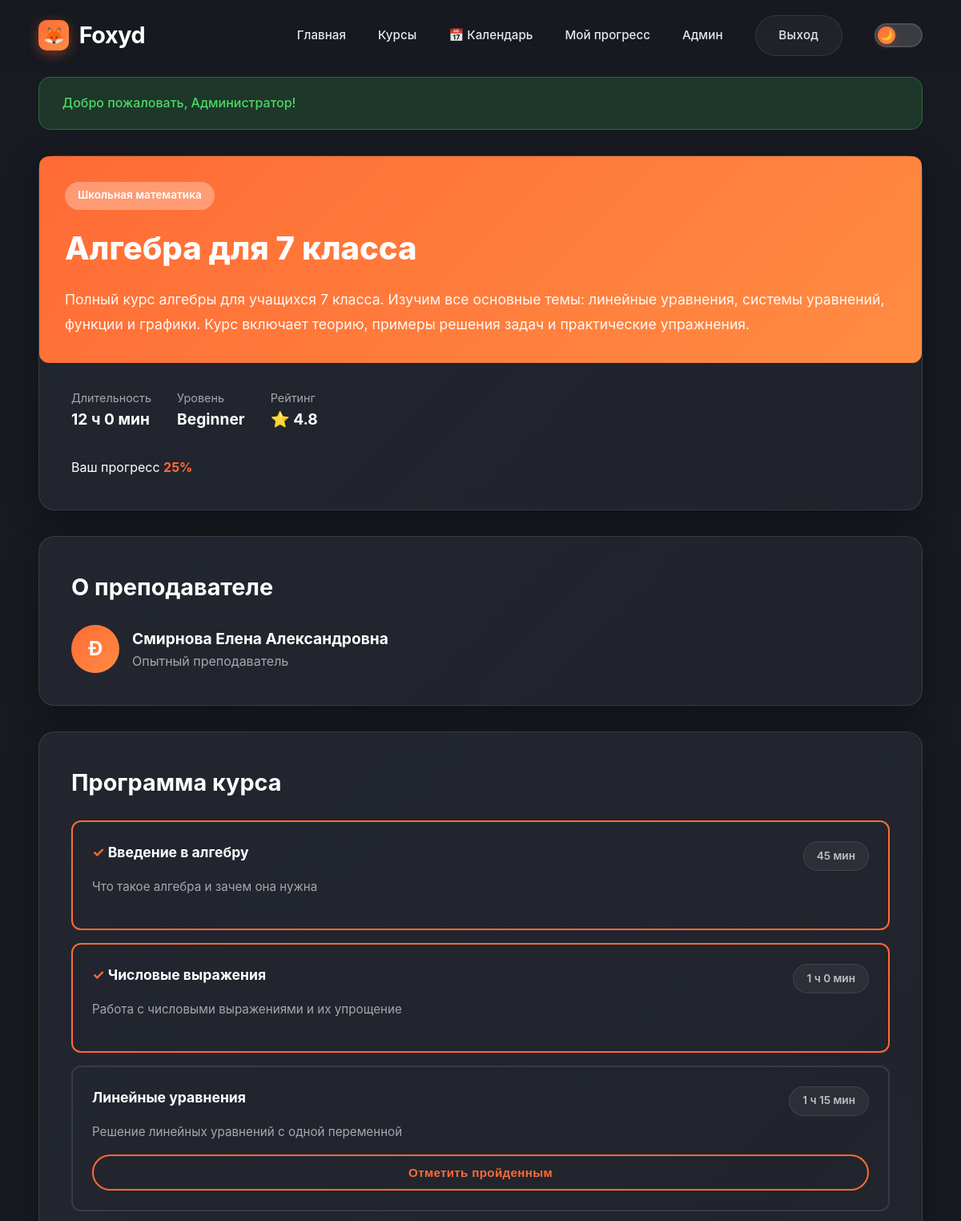
Page /course?id=1 (signed in, upper part) on the earlier database version.
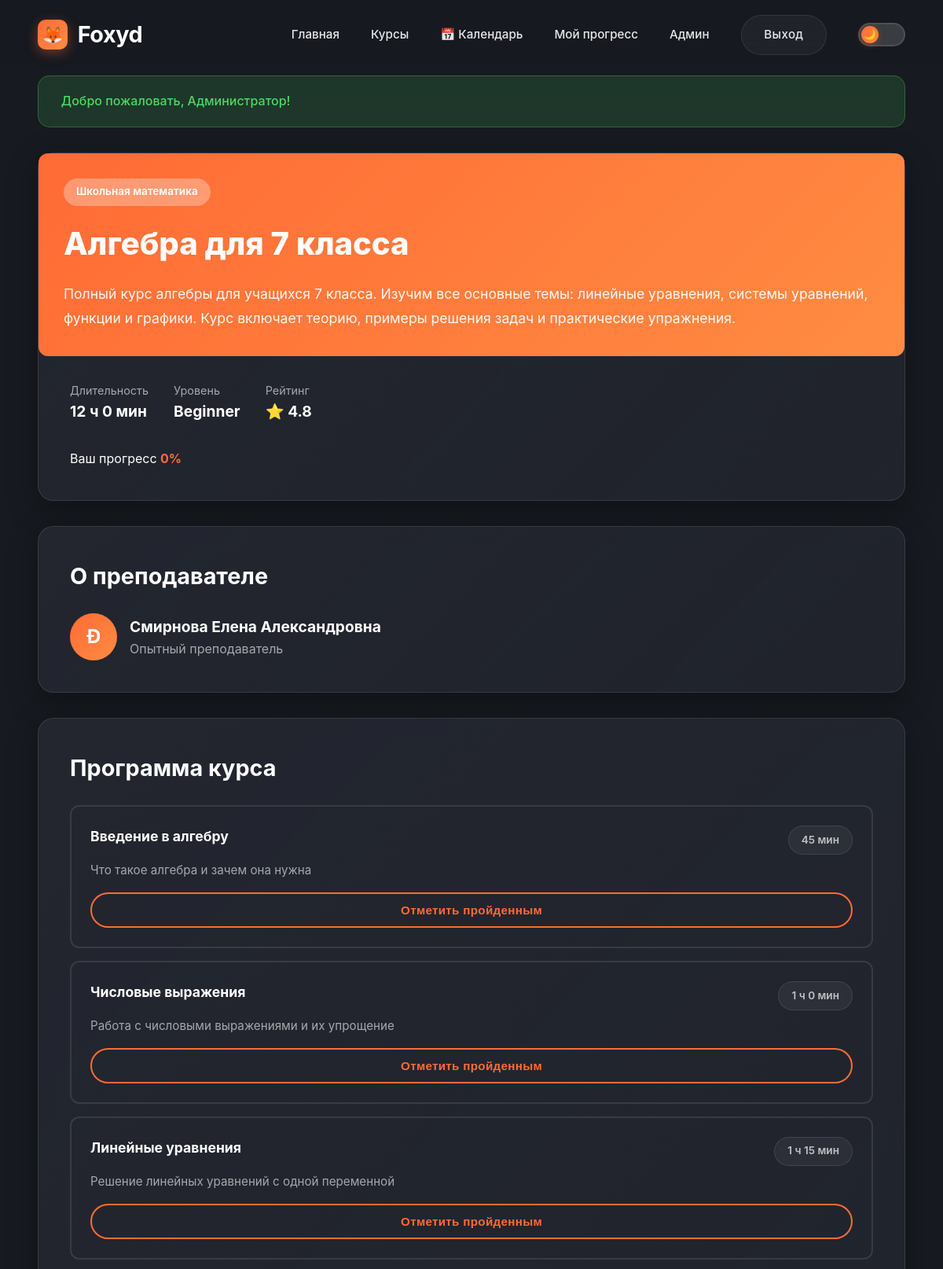
Same page on the later database version.
### tables this page shows
CREATE TABLE lessons (
                id INTEGER PRIMARY KEY AUTOINCREMENT,
                course_id INTEGER NOT NULL,
                title TEXT NOT NULL,
                content TEXT,
                video_url TEXT,
                order_num INTEGER DEFAULT 0,
                duration INTEGER DEFAULT 0,
                created_at DATETIME DEFAULT CURRENT_TIMESTAMP,
                FOREIGN KEY (course_id) REFERENCES courses(id)
            );

### includes/functions.php (called while the page is built, shortened)
<?php
function isLoggedIn() {
    return isset($_SESSION['user_id']);
}
function getCurrentUserId() {
    return $_SESSION['user_id'] ?? null;
}
function e($string) {
    return htmlspecialchars((string)$string, ENT_QUOTES, 'UTF-8');
}
function formatDuration($minutes) {
    $hours = floor($minutes / 60);
    $mins = $minutes % 60;
    if ($hours > 0) {
        return $hours . ' ч ' . $mins . ' мин';
    }
    return $mins . ' мин';
}
function getCourseById($id) {
    global $conn;
    $stmt = $conn->prepare("
        SELECT c.*, u.name as instructor_name
        FROM courses c
        LEFT JOIN users u ON c.instructor_id = u.id
        WHERE c.id = ?
    ");
    $stmt->execute([$id]);
    return $stmt->fetch(PDO::FETCH_ASSOC);
}
function getCourseLessons($courseId) {
    global $conn;
    $stmt = $conn->prepare("
        SELECT * FROM lessons
        WHERE course_id = ?
        ORDER BY order_num ASC
    ");
    $stmt->execute([$courseId]);
    return $stmt->fetchAll(PDO::FETCH_ASSOC);
}
function getCourseProgress($userId, $courseId) {
    global $conn;
    $stmt = $conn->prepare("SELECT COUNT(*) FROM lessons WHERE course_id = ?");
    $stmt->execute([$courseId]);
    $totalLessons = $stmt->fetchColumn();
    $stmt = $conn->prepare("
        SELECT COUNT(*) FROM progress
        WHERE user_id = ? AND course_id = ? AND completed = 1
    ");
    $stmt->execute([$userId, $courseId]);
    $completedLessons = $stmt->fetchColumn();
    return round(($completedLessons / $totalLessons) * 100);
}
function isLessonCompleted($userId, $lessonId) {
    global $conn;
    $stmt = $conn->prepare("
        SELECT completed FROM progress
        WHERE user_id = ? AND lesson_id = ?
    ");
    $stmt->execute([$userId, $lessonId]);
    $result = $stmt->fetch(PDO::FETCH_ASSOC);
    return $result && $result['completed'] == 1;
}

### pages/course.php (the view, shortened to what the changed rows need)
<?php
$courseId = $_GET['id'] ?? null;
$course = getCourseById($courseId);
$lessons = getCourseLessons($courseId);
$progress = isLoggedIn() ? getCourseProgress(getCurrentUserId(), $courseId) : 0;
include 'templates/header.php';
?>
<div class="grid-2">
    <div>
        <div class="card">
            <div style="padding: 2rem; background: linear-gradient(135deg, var(--primary-orange), var(--secondary-orange)); color: white; border-radius: 12px; margin: -2.5rem -2.5rem 2rem;">
                <h1 style="font-size: 2.5rem; font-weight: 800; margin-bottom: 1rem;"><?= e($course['title']) ?></h1>
            </div>
            <?php if (isLoggedIn()): ?>
                <div class="progress-container">
                    <div class="progress-header">
                        <span>Ваш прогресс</span>
                        <span style="font-weight: 700; color: var(--primary-orange);"><?= $progress ?>%</span>
                    </div>
                </div>
            <?php endif; ?>
        </div>
        <div class="card">
            <h2 style="margin-bottom: 1.5rem; font-size: 1.8rem;">О преподавателе</h2>
        </div>
    </div>
    <div>
        <div class="card" style="position: sticky; top: 100px;">
            <h2 style="margin-bottom: 1.5rem; font-size: 1.8rem;">Программа курса</h2>
            <?php if (empty($lessons)): ?>
                <p style="text-align: center; padding: 2rem; color: var(--medium-gray);">
                    Уроки скоро появятся
                </p>
            <?php else: ?>
                <div>
                    <?php foreach ($lessons as $lesson): ?>
                        <?php $completed = isLoggedIn() && isLessonCompleted(getCurrentUserId(), $lesson['id']); ?>
                        <div style="padding: 1.5rem; border: 2px solid <?= $completed ? 'var(--primary-orange)' : 'var(--border-color)' ?>; border-radius: 12px; margin-bottom: 1rem; transition: all 0.3s;" onmouseover="this.style.borderColor='var(--primary-orange)'" onmouseout="this.style.borderColor='<?= $completed ? 'var(--primary-orange)' : 'var(--border-color)' ?>'">
                            <div style="display: flex; justify-content: space-between; align-items: start; margin-bottom: 0.5rem;">
                                <h3 style="font-weight: 700; font-size: 1.1rem; flex: 1;">
                                    <?php if ($completed): ?>
                                        <span style="color: var(--primary-orange);">✓</span>
                                    <?php endif; ?>
                                    <?= e($lesson['title']) ?>
                                </h3>
                                <span class="badge badge-gray"><?= formatDuration($lesson['duration']) ?></span>
                            </div>
                            <p style="color: var(--medium-gray); font-size: 0.95rem; margin-bottom: 1rem;"><?= e($lesson['content']) ?></p>
                            <?php if (isLoggedIn() && !$completed): ?>
                                <form method="POST" style="margin-top: 1rem;">
                                    <button type="submit" name="complete_lesson" class="btn btn-secondary" style="width: 100%;">
                                        Отметить пройденным
                                    </button>
                                </form>
                            <?php endif; ?>
                        </div>
                    <?php endforeach; ?>
                </div>
            <?php endif; ?>
        </div>
    </div>
</div>
<?php include 'templates/footer.php'; ?>

Differences in the rows shown:
changed lessons "Введение в алгебру": text "✓" → "Отметить пройденным"
changed lessons "Числовые выражения": text "✓" → "Отметить пройденным"
Other differences:
$progress: "25" → "0"
